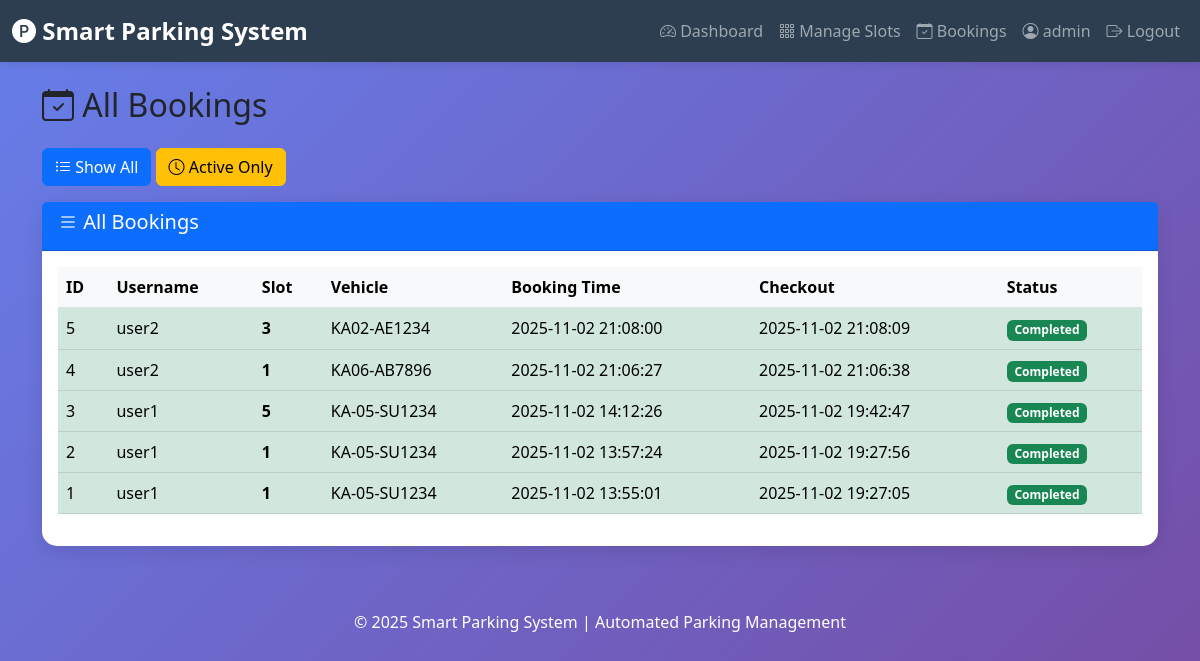
Before: /admin/bookings (signed in) with the older database file.
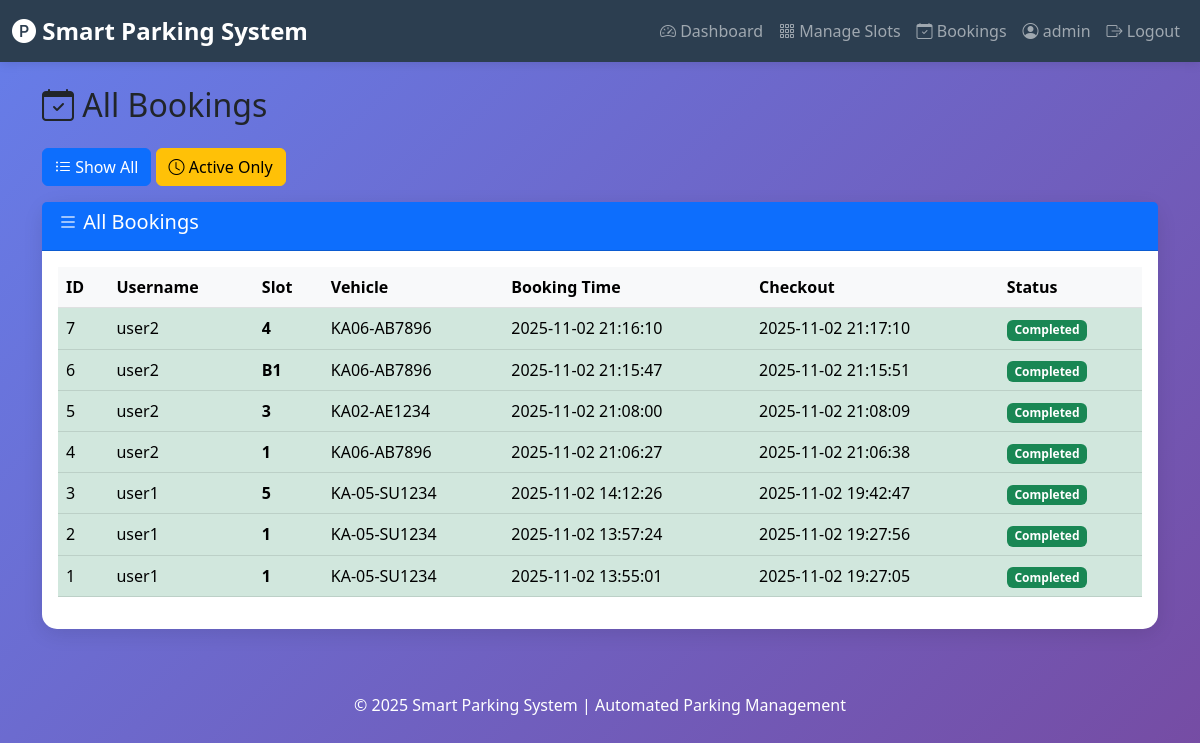
After: the same page with the newer database file.
### tables this page shows
CREATE TABLE bookings (
                    id INTEGER PRIMARY KEY AUTOINCREMENT,
                    user_id INTEGER NOT NULL,
                    slot_id INTEGER NOT NULL,
                    vehicle_number TEXT NOT NULL,
                    booking_time TIMESTAMP DEFAULT CURRENT_TIMESTAMP,
                    checkout_time TIMESTAMP,
                    status TEXT DEFAULT 'Active', package_type TEXT DEFAULT 'Hourly', package_cost REAL DEFAULT 50, expected_duration REAL DEFAULT 1, actual_cost REAL,
                    FOREIGN KEY (user_id) REFERENCES users(id),
                    FOREIGN KEY (slot_id) REFERENCES slots(id)
                );

CREATE TABLE users (
                    id INTEGER PRIMARY KEY AUTOINCREMENT,
                    username TEXT UNIQUE NOT NULL,
                    password TEXT NOT NULL,
                    email TEXT UNIQUE NOT NULL,
                    phone TEXT,
                    vehicle_number TEXT,
                    created_at TIMESTAMP DEFAULT CURRENT_TIMESTAMP
                );

CREATE TABLE slots (
                    id INTEGER PRIMARY KEY AUTOINCREMENT,
                    slot_number TEXT UNIQUE NOT NULL,
                    slot_type TEXT DEFAULT 'Regular',
                    status TEXT DEFAULT 'Available',
                    floor INTEGER DEFAULT 1,
                    created_at TIMESTAMP DEFAULT CURRENT_TIMESTAMP
                );

### app.py (the view)
@app.route('/admin/bookings')
@admin_required
def admin_bookings():
    filter_type = request.args.get('filter', 'all')
    if filter_type == 'active':
        bookings = booking_manager.get_active_bookings()
    else:
        bookings = booking_manager.get_all_bookings()
    return render_template('admin/bookings.html', bookings=bookings, filter_type=filter_type)

### app.py (called while the page is built)
def admin_required(f):
    @wraps(f)
    def decorated_function(*args, **kwargs):
        if 'user_id' not in session or session.get('role') != 'admin':
            flash('Admin access required', 'danger')
            return redirect(url_for('login'))
        return f(*args, **kwargs)
    return decorated_function

### database/db_manager.py (called while the page is built)
    def fetch_all(self, query, params=()):
        try:
            self.cursor.execute(query, params)
            return self.cursor.fetchall()
        except sqlite3.Error as e:
            print(f"Fetch error: {e}")
            return []

### modules/booking_manager.py (called while the page is built)
    def get_all_bookings(self):
        query = """
            SELECT b.id, u.username, s.slot_number, b.vehicle_number,
                   b.booking_time, b.checkout_time, b.status
            FROM bookings b
            JOIN users u ON b.user_id = u.id
            JOIN slots s ON b.slot_id = s.id
            ORDER BY b.booking_time DESC
        """
        return self.db.fetch_all(query)

### templates/admin/bookings.html (shortened to what this page needs)
{% extends "base.html" %}
{% block content %}
<h2 class="mb-4"><i class="bi bi-calendar-check"></i> All Bookings</h2>
<div class="row mb-3">
    <div class="col-md-12">
        <a href="{{ url_for('admin_bookings', filter='all') }}" class="btn btn-primary">
            <i class="bi bi-list-ul"></i> Show All
        </a>
        <a href="{{ url_for('admin_bookings', filter='active') }}" class="btn btn-warning">
            <i class="bi bi-clock"></i> Active Only
        </a>
    </div>
</div>
<div class="card">
    <div class="card-header bg-primary text-white">
        <h5>
            <i class="bi bi-list"></i>
            {% if filter_type == 'active' %}Active{% else %}All{% endif %} Bookings
        </h5>
    </div>
    <div class="card-body">
        {% if bookings %}
            <div class="table-responsive">
                <table class="table table-hover">
                    <thead class="table-light">
                        <tr>
                            <th>ID</th>
                            <th>Username</th>
                            <th>Slot</th>
                            <th>Vehicle</th>
                            <th>Booking Time</th>
                            {% if filter_type != 'active' %}
                                <th>Checkout</th>
                                <th>Status</th>
                            {% endif %}
                        </tr>
                    </thead>
                    <tbody>
                        {% for booking in bookings %}
                            <tr class="{% if booking[6] == 'Active' or filter_type == 'active' %}table-warning{% else %}table-success{% endif %}">
                                <td>{{ booking[0] }}</td>
                                <td>{{ booking[1] }}</td>
                                {% if filter_type == 'active' %}
                                    <td>{{ booking[2] }}</td>
                                    <td><strong>{{ booking[3] }}</strong></td>
                                    <td>{{ booking[4] }}</td>
                                    <td>{{ booking[5] }}</td>
                                {% else %}
                                    <td><strong>{{ booking[2] }}</strong></td>
                                    <td>{{ booking[3] }}</td>
                                    <td>{{ booking[4] }}</td>
                                    <td>{{ booking[5] if booking[5] else 'N/A' }}</td>
                                    <td>
                                        {% if booking[6] == 'Active' %}
                                            <span class="badge bg-warning">{{ booking[6] }}</span>
                                        {% else %}
                                            <span class="badge bg-success">{{ booking[6] }}</span>
                                        {% endif %}
                                    </td>
                                {% endif %}
                            </tr>
                        {% endfor %}
                    </tbody>
                </table>
            </div>
        {% else %}
            <div class="text-center py-5">
                <i class="bi bi-inbox" style="font-size: 4rem; color: #ccc;"></i>
                <h4 class="mt-3 text-muted">No Bookings Found</h4>
                <p class="text-muted">There are no bookings to display</p>
            </div>
        {% endif %}
    </div>
</div>
{% endblock %}

Changed rows visible on the page:
added bookings: id "7", username "user2", slot_number "4", vehicle_number "KA06-AB7896", booking_time "2025-11-02 21:16:10", checkout_time "2025-11-02 21:17:10", status "Completed"
added bookings: id "6", username "user2", slot_number "B1", vehicle_number "KA06-AB7896", booking_time "2025-11-02 21:15:47", checkout_time "2025-11-02 21:15:51", status "Completed"
